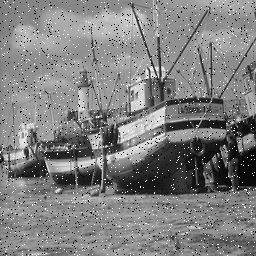
%> input picture 2/Boat2_1.tif, 256 x 256 px
$ octave --eval "prewitt_func(imread('Boat2_1.tif'));"   (GNU Octave 9; MATLAB toolbox functions it lacks are replaced by stand-ins)
%> lines starting %> are read from the running program, lines starting %| are printed output that depends on the picture; in (x1, y1, x2, y2) boxes, pixels count from 0 and x2, y2 are one past the last pixel; in counts of white or black regions, pixels touching at a corner belong together; the program's own positions count from 1
%> in prewitt_func, image_bw is the input picture: size 256x256 uint8; min 0, max 255, mean 127.7
### 2/myedgefilter.m
% Team Project 2
%
% 9-27-11
% CPE 428
% Team Spaceman: Jason Dreisbach, Blake Rafter, and Jennifer Tighe


% our filter function

%mask must be an odd size square

function [output] = myedgefilter(input, mask)
%> called with mask = [-1 -1 -1; 0 0 0; 1 1 1]

% These are the variables that we use as stopping points when iterating
[maskWidth, maskHeight] = size(mask);
[inputHeight, inputWidth] = size(input);
%> inputHeight = 256; inputWidth = 256

% offset is the buffer that is required by the mask
offset = (maskWidth+1)/2;

% new is the buffer that we store the values into after applying the filter
new = zeros(inputHeight, inputWidth);

% Loop through each pixel in the input image
for i=offset:(inputWidth-offset+1)
   locx = i-offset+1;
   for j=offset:inputHeight-offset+1
      locy = j-offset+1;
      mult = double(mask).*double(input(locy:locy+maskHeight-1, locx:locx+maskWidth-1));
      new(j,i) = sum(mult(:));
   end
end
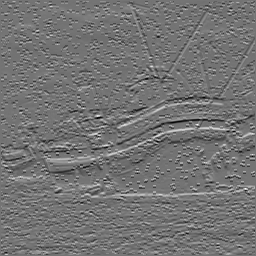
%> new: size 256x256 double; min -501, max 599, mean -0.2; drawn with min black and max white
output = new;

### 2/prewitt_func.m
% Team Project 2
%
% 10-4-11
% CPE 428
% Team Spaceman: Jason Dreisbach, Blake Rafter, and Jennifer Tighe


% our filter function

%mask must be an odd size square

function [] = prewitt_func(image)

image_bw = rgb2gray(image);

subplot(321); imshow(image_bw); title('Input Image');

%Horizontal and Vertical Prewitt Edge Detectors
prewitt_h = [-1,-1,-1;0,0,0;1,1,1;];
prewitt_v = [-1,0,1;-1,0,1;-1,0,1;];

%Filtering the image using Prewitt Edge Detectors
prewitt_hfilter = myedgefilter(image_bw, prewitt_h);
prewitt_vfilter = myedgefilter(image_bw, prewitt_v);
%> call 2 of myedgefilter, with mask = [-1 0 1; -1 0 1; -1 0 1]
%> after the loop in myedgefilter (call 2), `for i=offset:(inputWidth-offset+1)`:
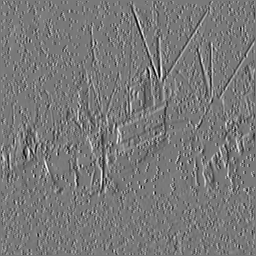
%> new: size 256x256 double; min -548, max 606, mean -0.6; drawn with min black and max white

% Part (b) The Mean Square Gradient Magnitude
prewitt_filter = prewitt_hfilter.*prewitt_hfilter + prewitt_vfilter.*prewitt_vfilter;
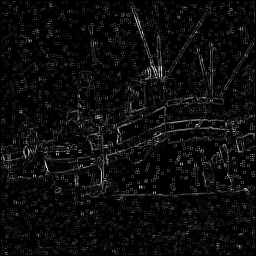
%> prewitt_filter: size 256x256 double; min 0, max 375885, mean 19250.2; drawn with min black and max white

prewitt_max_gradient = max(prewitt_filter(:));
%> prewitt_max_gradient = 375885
prewitt_filter_gray = uint8(255/prewitt_max_gradient * prewitt_filter);

subplot(322); imshow(prewitt_filter_gray); title('Prewitt Mean Square Gradient');

% Part (c) Top 5% of (b)
p_filter = im2bw(prewitt_filter_gray, .05);
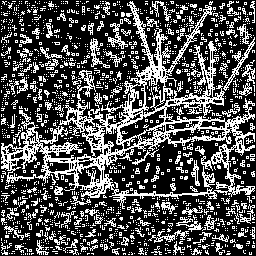
%> p_filter: size 256x256 logical; 31.5% white in thin lines or dots

subplot(323); imshow(p_filter); title('Top 5% Prewitt Mean Square Gradient');

% Part (d) Sum of the absolute values of the two mask responses
prewitt_sum = abs(prewitt_hfilter) + abs(prewitt_vfilter);
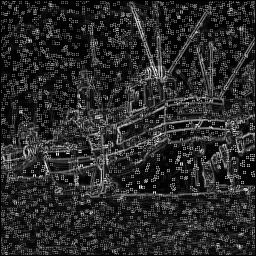
%> prewitt_sum: size 256x256 double; min 0, max 753, mean 125.1; drawn with min black and max white
prewitt_sum_max_gradient = max(prewitt_sum(:));
%> prewitt_sum_max_gradient = 753
prewitt_sum_filter_gray = uint8(255/prewitt_sum_max_gradient * prewitt_sum);

subplot(324); imshow(prewitt_sum_filter_gray); title('Sum of abs of Prewitt Masks');

% Part (e) Top 5% of (d)
prewitt_sum_filter = im2bw(prewitt_sum_filter_gray, .05);
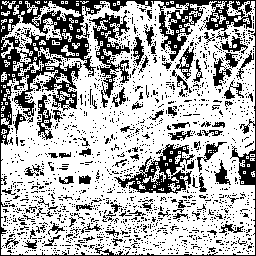
%> prewitt_sum_filter: size 256x256 logical; 67.8% white; 2227 black regions (2143 under 20 px), largest, box (x1, y1, x2, y2) and area: (0, 0, 256, 256) 8698, (114, 144, 195, 194) 1444, (89, 13, 130, 108) 1250

subplot(325); imshow(prewitt_sum_filter); title('Top 5% Sum of abs of Prewitt Masks');

end

$ run again, on 2/corner_window.jpg
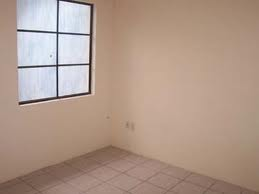
%> input picture 2/corner_window.jpg, 259 x 194 px
%> after the loop in myedgefilter (call 2), `for i=offset:(inputWidth-offset+1)`:
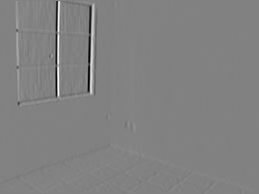
%> new: size 194x259 double; min -613, max 590, mean 0; drawn with min black and max white
%> prewitt_max_gradient = 376196
%> p_filter: size 194x259 logical; 3.7% white; 4 white regions (3 under 20 px), largest, box (x1, y1, x2, y2) and area: (16, 1, 95, 107) 1820
%> prewitt_sum_max_gradient = 704
%> in prewitt_func, `prewitt_sum_filter = im2bw(prewitt_sum_filter_gray, .05);`:
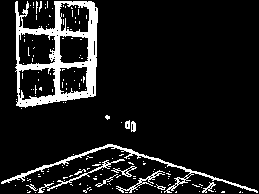
%> prewitt_sum_filter: size 194x259 logical; 10.6% white; 158 white regions (145 under 20 px), largest, box (x1, y1, x2, y2) and area: (15, 1, 98, 108) 3219, (1, 144, 258, 193) 902, (38, 159, 125, 193) 234

$ run again, on 2/corridor.jpg
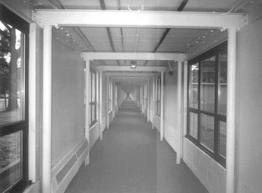
%> input picture 2/corridor.jpg, 262 x 193 px
%> prewitt_max_gradient = 297842
%> in prewitt_func, `p_filter = im2bw(prewitt_filter_gray, .05);`:
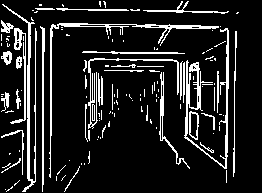
%> p_filter: size 193x262 logical; 13.1% white in thin lines or dots, all inside (x1, y1, x2, y2) = (1, 1, 239, 192)
%> prewitt_sum_max_gradient = 720
%> in prewitt_func, `prewitt_sum_filter = im2bw(prewitt_sum_filter_gray, .05);`:
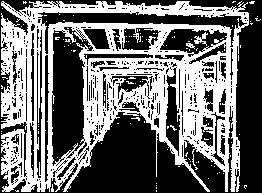
%> prewitt_sum_filter: size 193x262 logical; 43.5% white; 139 white regions (136 under 20 px), largest, box (x1, y1, x2, y2) and area: (1, 1, 249, 192) 21526, (194, 32, 208, 46) 79, (186, 43, 195, 49) 29

$ run again, on 2/tree.jpg
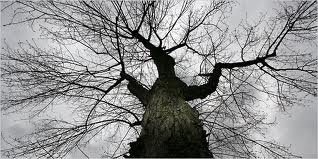
%> input picture 2/tree.jpg, 318 x 159 px
%> prewitt_max_gradient = 566109
%> in prewitt_func, `p_filter = im2bw(prewitt_filter_gray, .05);`:
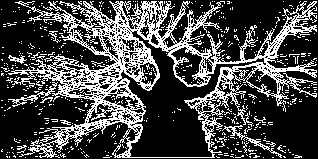
%> p_filter: size 159x318 logical; 28.3% white in thin lines or dots
%> prewitt_sum_max_gradient = 915
%> in prewitt_func, `prewitt_sum_filter = im2bw(prewitt_sum_filter_gray, .05);`:
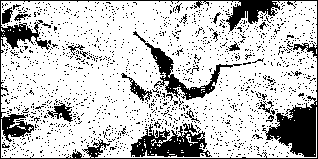
%> prewitt_sum_filter: size 159x318 logical; 76.7% white; 1620 black regions (1598 under 20 px), largest, box (x1, y1, x2, y2) and area: (0, 0, 318, 159) 5043, (130, 123, 212, 157) 1494, (133, 31, 242, 100) 1128
